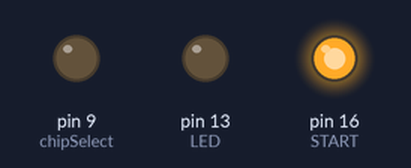
The sketch below on a simulated Arduino Mega 2560, built for the host (arithmetic inside an expression is 32-bit, double 64-bit). On the bench: output pins drawn as LEDs (lit = HIGH). Storage starts empty; pins used as bus, display or sensor lines are not drawn; what the sketch prints to the serial monitor is not drawn.

Above: at 2.4 s.
At 6.4 s:
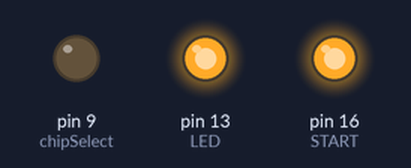
Timing chart, 0 to 10.9 s (numbered marks = the images above):
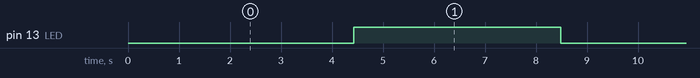

Measured:
- by itself, pin 13 (LED): alternates HIGH for 4.1 s and LOW for 4.1 s

The sketch:

ADCtest.ino
```cpp
/*
ADS1248 Code
http://www.ti.com/product/ads1248?qgpn=ads1248

Osi Van Dessel
12/15/2016


Woot 500 lines
*/

//Commands
#define WAKEUP     B00000000
#define SLEEP    B00000010
#define SYNC     B00000100
#define RESET    B00000110
#define SYSOCAL    B01100000
#define SYSGCAL    B01000001
#define SELFOCAL   B01100010
#define RDATA    B00010010 //Read Data once
#define RDATAC     B00010100 //Read data continuous
#define SDATAC     B00010110 //Stop continuous read

//#define RREG       B0010rrrr
#define RREG_MUX0    B00100000
#define RREG_VBIAS     B00100001
#define RREG_MUX1    B00100010
#define RREG_SYS0    B00100011
#define RREG_OFC0    B00100100
#define RREG_OFC1    B00100101
#define RREG_OFC2    B00100110
#define RREG_FSC0    B00100111
#define RREG_FSC1    B00101000
#define RREG_FSC2    B00101001
#define RREG_IDAC0     B00101010
#define RREG_IDAC1     B00101011
#define RREG_GPIOCFG   B00101100
#define RREG_GPIODIR   B00101101
#define RREG_GPIODAT   B00101110

//#define WREG       B0100rrrr
#define WREG_MUX0    B01000000 //Set pairings
#define WREG_VBIAS     B01000001  //Set bias from half supply
#define WREG_MUX1    B01000010  //Set internal reference and calibration
#define WREG_SYS0    B01000011  //Set PGA and Sampling rate
#define WREG_OFC0    B01000100  //Write offset calibration values (3 bytes)
#define WREG_OFC1    B01000101
#define WREG_OFC2    B01000110
#define WREG_FSC0    B01000111  //Write Full scale calibration values (3 bytes)
#define WREG_FSC1    B01001000  // factory trimmed already
#define WREG_FSC2    B01001001
#define WREG_IDAC0     B01001010  //Current for sensor excitation (default is off)
#define WREG_IDAC1     B01001011
#define WREG_GPIOCFG   B01001100  //Set pins to GPIO state
#define WREG_GPIODIR   B01001101   //Set GPIO direction (default is output)
#define WREG_GPIODAT   B01001110  //Set high or low (default is low)

// Register Values
//  Register Map table [Page 55]
#define MUX0  0x00
#define VBIAS  0x01
#define MUX1  0x02
#define SYS0  0x03
#define OFC0  0x04
#define OFC1  0x05
#define OFC2  0x06
#define FSC0  0x07
#define FSC1  0x08
#define FSC2  0x09
#define IDAC0 0x0A
#define IDAC1 0x0B
#define GPIOCFG 0x0C
#define GPIOCFG  0x0D
#define GPIODAT  0x0E


//MUX0 Values [Page 56]
// Select Channel Pairings
// [Burn-out Detect][ADC pos input][ADC neg input]
#define MUX_CH1_X  B00001000  // A0+ A1-
#define MUX_CH2_Y  B00100101  // A4+ A5-
#define MUX_CH3_Z  B00011010  // A3+ A2-
#define MUX_CH4_T  B00111110  // A7+ A6-

//VBIAS Values [Page 58]
// Apply (AVDD+AVSS)/2 voltage bias to inputs
#define VBIAS_DISABLE  B00000000 // Bias disabled
#define VBIAS_ENABLE   B11111111 // Mid supply applied to all A inputs

//MUX1 Values [Page 59]
// [CLKSTAT][VREF][REF SELECT][MUXCAL (pg 60)]
// [1 bit]  [2]   [2]     [3]
#define INTERNAL_REF    B00111000 //Internal Reference Always on; Selected and routed to REFP0 and REFN0
#define INTERNAL_REF_LP B01111000 //Internal Reference on when Converting; Selected and routed to REFP0 and REFN0
#define EXTERNAL_REF    B00001000 //Sets to default external reference to REFP1 and REFN1
#define TEMP_CONNECT  B00111011 //Same as INTERNAL_REF but connects temperature sense to inputs

//OFFSET Calibrate requires 0V diff applied to input pairs
//GAIN Calibrate requires full scale diff applied to input pairs
#define CALIBRATE_OFFSET  B00111001  //Using internal reference calibrate analog inputs
#define CALIBRATE_GAIN  B00111010

#define MONITOR_REFP  B00111100 //using internal reference measure reference
#define MONITOR_REFN  B00111101

//System Control Register 0
// Set PGA and Data output rate [Page 53]
// [0] [PGA] [DSPS]
#define SCR0_PGA1_SPS5       B00000000
#define SCR0_PGA2_SPS5       B00010000
#define SCR0_PGA4_SPS5       B00100000
#define SCR0_PGA8_SPS5       B00110000
#define SCR0_PGA16_SPS5      B01000000
#define SCR0_PGA32_SPS5      B01010000
#define SCR0_PGA64_SPS5      B01100000
#define SCR0_PGA128_SPS5     B01110000

#define SCR0_PGA1_SPS10      B00000001
#define SCR0_PGA2_SPS10      B00010001
#define SCR0_PGA4_SPS10      B00100001
#define SCR0_PGA8_SPS10      B00110001
#define SCR0_PGA16_SPS10     B01000001
#define SCR0_PGA32_SPS10     B01010001
#define SCR0_PGA64_SPS10     B01100001
#define SCR0_PGA128_SPS10    B01110001

#define SCR0_PGA1_SPS20      B00000010
#define SCR0_PGA2_SPS20      B00010010
#define SCR0_PGA4_SPS20      B00100010
#define SCR0_PGA8_SPS20      B00110010
#define SCR0_PGA16_SPS20     B01000010
#define SCR0_PGA32_SPS20     B01010010
#define SCR0_PGA64_SPS20     B01100010
#define SCR0_PGA128_SPS20    B01110010

#define SCR0_PGA1_SPS40      B00000011
#define SCR0_PGA2_SPS40      B00010011
#define SCR0_PGA4_SPS40      B00100011
#define SCR0_PGA8_SPS40      B00110011
#define SCR0_PGA16_SPS40     B01000011
#define SCR0_PGA32_SPS40     B01010011
#define SCR0_PGA64_SPS40     B01100011
#define SCR0_PGA128_SPS40    B01110011

#define SCR0_PGA1_SPS80      B00000100
#define SCR0_PGA2_SPS80      B00010100
#define SCR0_PGA4_SPS80      B00100100
#define SCR0_PGA8_SPS80      B00110100
#define SCR0_PGA16_SPS80     B01000100
#define SCR0_PGA32_SPS80     B01010100
#define SCR0_PGA64_SPS80     B01100100
#define SCR0_PGA128_SPS80    B01110100

#define SCR0_PGA1_SPS160     B00000101
#define SCR0_PGA2_SPS160     B00010101
#define SCR0_PGA4_SPS160     B00100101
#define SCR0_PGA8_SPS160     B00110101
#define SCR0_PGA16_SPS160    B01000101
#define SCR0_PGA32_SPS160    B01010101
#define SCR0_PGA64_SPS160    B01100101
#define SCR0_PGA128_SPS160   B01110101

#define SCR0_PGA1_SPS320     B00000110
#define SCR0_PGA2_SPS320     B00010110
#define SCR0_PGA4_SPS320     B00100110
#define SCR0_PGA8_SPS320     B00110110
#define SCR0_PGA16_SPS320    B01000110
#define SCR0_PGA32_SPS320    B01010110
#define SCR0_PGA64_SPS320    B01100110
#define SCR0_PGA128_SPS320   B01110110

#define SCR0_PGA1_SPS640     B00000111
#define SCR0_PGA2_SPS640     B00010111
#define SCR0_PGA4_SPS640     B00100111
#define SCR0_PGA8_SPS640     B00110111
#define SCR0_PGA16_SPS640    B01000111
#define SCR0_PGA32_SPS640    B01010111
#define SCR0_PGA64_SPS640    B01100111
#define SCR0_PGA128_SPS640   B01110111

#define SCR0_PGA1_SPS1000    B00001000
#define SCR0_PGA2_SPS1000    B00011000
#define SCR0_PGA4_SPS1000    B00101000
#define SCR0_PGA8_SPS1000    B00111000
#define SCR0_PGA16_SPS1000   B01001000
#define SCR0_PGA32_SPS1000   B01011000
#define SCR0_PGA64_SPS1000   B01101000
#define SCR0_PGA128_SPS1000  B01111000

#define SCR0_PGA1_SPS2000    B00001001
#define SCR0_PGA2_SPS2000    B00011001
#define SCR0_PGA4_SPS2000    B00101001
#define SCR0_PGA8_SPS2000    B00111001
#define SCR0_PGA16_SPS2000   B01001001
#define SCR0_PGA32_SPS2000   B01011001
#define SCR0_PGA64_SPS2000   B01101001
#define SCR0_PGA128_SPS2000  B01111001


////////////////////////////////////////////////////////////
////////////////////// Connections /////////////////////////
////////////////////////////////////////////////////////////

const int START = 16;
const int CS  = 6;
const int DRDY  = 7;
const int SetReset = A0;
//const int MISO  = 50;
//const int MOSI  = 51;
//const int SCK = 52;
const int reset = 8;

////////////////////////////////////////////////////////////
//////////////////////// Libraries /////////////////////////
////////////////////////////////////////////////////////////
#include <Arduino.h>
#include <SPI.h>

//SPI settings
SPISettings ADC_Settings(4000000, MSBFIRST, SPI_MODE1); // initialize SPI with 4Mhz clock, MSB first, SPI Mode0
//SPI mode 0 as denoted on [Page 42]
//Max SPI setting is AVR is capable is 20MHz [20000000]
//According to Datasheet internal fclk is 4.096MHz


////////////////////////////////////////////////////////////
////////////////////////// NOTES ///////////////////////////
////////////////////////////////////////////////////////////
/*
Currently at PGA = 4 and SPS = 320 ENOB is 18.8 (16) [Page 22]
with MUX settling time of ~6.24ms (note that 30Hz is ~33ms)
*/

#include <SD.h>

// set up variables using the SD utility library functions:
Sd2Card card;
SdVolume volume;
SdFile root;

int led = 5; //pin 30 is the tx led
const int chipSelect = 9;
String fileName = "datalog";


//Global Variables
long OFCX,OFCY,OFCZ,OFCT,OFCT_int;
void setup()
{

  pinMode(6,OUTPUT);
  pinMode(53,OUTPUT);

  digitalWrite(6,HIGH);
  digitalWrite(53,HIGH);

  //Set pin modes
  pinMode(START,OUTPUT);
  pinMode(CS,OUTPUT);
  pinMode(DRDY,INPUT);
  pinMode(reset,OUTPUT);
  pinMode(SetReset,OUTPUT);

  pinMode(13,OUTPUT); //LED


  pinMode(53,OUTPUT); //RADIO CS
  pinMode(chipSelect,OUTPUT); //SD CS


  //Set initial outputs
  digitalWrite(START,HIGH);
  digitalWrite(CS,HIGH);
  digitalWrite(53,HIGH);
  digitalWrite(RESET,HIGH);
  digitalWrite(SetReset,HIGH);

  SetResetMag();

  //Start SPI Library
  SPI.begin();

  //Start Serial Terminal
  Serial.begin(115200);

  SD.begin(chipSelect);
  Serial.println("card initialized.");


  for (int i =0; i<999; i++){
    fileName = "datalog" + String(i) + ".txt";
    if (!SD.exists(fileName)){
      break;
    }
  }

  delay(50); //Allow start up time

  //Setup ADC
  setupADC(); //Setup ADC configuration
        //(resets, internal reference, vbias, self calibration, disable continuous stream)

  SetResetMag();

}
////////////////////////////////////////////////////////////////////////////////////////////////////////////////////////////
long iteration = 0;
long count = 0;

void loop()
{
  iteration++;
  count++;

  if (count > 200){
    digitalWrite(13,!digitalRead(13));
    SetResetMag();
    count = 0;
  }


  // Read ADC inputs (requires MUX switching)
//  while(1){Read_Register(WREG_MUX0,RREG_MUX0,MUX_CH1_X);}

  long X_raw = READ_DATA(MUX_CH1_X, OFCX);
  long Y_raw = READ_DATA(MUX_CH2_Y, OFCY);
  long Z_raw = READ_DATA(MUX_CH3_Z, OFCZ);

//    while(1){Read_Register(WREG_MUX0,RREG_MUX0,MUX_CH2_Y);}
//  unsigned long T_raw = READ_DATA(MUX_CH4_T, OFCT);
//  unsigned long T_int = READ_TEMP(OFCT_int);      //page 35 188mv @ 25*C & 405uV/*C
                        //Note that function doesn't change the PGA so multiply by 4


  // Print out Raw ADC outputs
  float voltageX = ((5.0/8388608.0)*X_raw) ;
  float voltageY = ((5.0/8388608.0)*Y_raw);
  float voltageZ = ((5.0/8388608.0)*Z_raw);


  String data = String(iteration)+", " + millis();
  data += ", " + String(voltageX,10) +", " + String(voltageY,10) + ", " + String(voltageZ,10);;

  Serial.println(data);

  File dataFile = SD.open(fileName, FILE_WRITE);
  dataFile.println(data);
  dataFile.close();

}


void setupADC(){

  ///////////////////////////////////////////////////////////////////
  //Mag Reset
  SetResetMag();

  ///////////////////////////////////////////////////////////////////
  //Hardware Reset
  //Trigger pin RESET
  digitalWrite(reset,HIGH);
  delayMicroseconds(100000);
  digitalWrite(reset,LOW);    //Active LOW reset
  delayMicroseconds(100000);
  digitalWrite(reset,HIGH);
  delayMicroseconds(100000);            //Allow ADC to settle (0.6ms page 36)

  ///////////////////////////////////////////////////////////////////
  //Enable SPI communications
  digitalWrite(CS,LOW);
  SPI.beginTransaction(ADC_Settings);

  ///////////////////////////////////////////////////////////////////
  //Software Reset
  SPI.transfer(RESET);      //Allow ADC to settle (0.6ms page 46)
  delayMicroseconds(10000);

  ///////////////////////////////////////////////////////////////////
  //Disable continuous Data stream
  SPI.transfer(SDATAC);
  delayMicroseconds(10000);

  ///////////////////////////////////////////////////////////////////
  //Set PGA and sample rate

  SPI.transfer(WREG_SYS0);
  SPI.transfer(0x00);
  SPI.transfer(SCR0_PGA128_SPS320);
  delayMicroseconds(10000);


  /*
  ///////////////////////////////////////////////////////////////////
  //Self Calibrate. Change MUX inputs, self calibrate, record calibration values
  //Set Analog Positive and Negative pairings (probly not necessary as this will be switching a lot of times)
  //X-axis
  SPI.transfer(WREG_MUX0);  //1st command byte: WREG Command
  SPI.transfer(0x00); //2nd command byte: # of bytes
  SPI.transfer(MUX_CH1_X);  //Data Byte
  delayMicroseconds(20000);         //MUX settle time
  SPI.transfer(SELFOCAL);   //Send self calibration command for DC offset
  delayMicroseconds(100000);          //Allow settling time. Table can be found: [Page 41]

  SPI.transfer(RREG_OFC0);      //Send Read Command for Offset byte 1
  SPI.transfer(0x00);     //# of bytes expected
  byte OFC0X = SPI.transfer(0x00);  //Clock out Byte
  SPI.transfer(RREG_OFC1);      //Repeat for other 2 bytes
  SPI.transfer(0x00);
  byte OFC1X = SPI.transfer(0x00);
  SPI.transfer(RREG_OFC2);
  SPI.transfer(0x00);
  byte OFC2X = SPI.transfer(0x00);

  ////////////////////////////////////////
  //Y-axis
  SPI.transfer(WREG_MUX0);
  SPI.transfer(0x00);
  SPI.transfer(MUX_CH2_Y);
  delay(20);
  SPI.transfer(SELFOCAL);
  delay(100);

  SPI.transfer(RREG_OFC0);
  SPI.transfer(0x00);
  byte OFC0Y = SPI.transfer(0x00);
  SPI.transfer(RREG_OFC1);
  SPI.transfer(0x00);
  byte OFC1Y = SPI.transfer(0x00);
  SPI.transfer(RREG_OFC2);
  SPI.transfer(0x00);
  byte OFC2Y = SPI.transfer(0x00);

  ////////////////////////////////////////
  //Z-axis
  SPI.transfer(WREG_MUX0);
  SPI.transfer(0x00);
  SPI.transfer(MUX_CH3_Z);
  delay(20);
  SPI.transfer(SELFOCAL);
  delay(100);

  SPI.transfer(RREG_OFC0);
  SPI.transfer(0x00);
  byte OFC0Z = SPI.transfer(0x00);
  SPI.transfer(RREG_OFC1);
  SPI.transfer(0x00);
  byte OFC1Z = SPI.transfer(0x00);
  SPI.transfer(RREG_OFC2);
  SPI.transfer(0x00);
  byte OFC2Z = SPI.transfer(0x00);

  ////////////////////////////////////////
  //External temperature
  SPI.transfer(WREG_MUX0);
  SPI.transfer(0x00);
  SPI.transfer(MUX_CH4_T);
  delay(20);
  SPI.transfer(SELFOCAL);
  delay(100);

  SPI.transfer(RREG_OFC0);
  SPI.transfer(0x00);
  byte OFC0T = SPI.transfer(0x00);
  SPI.transfer(RREG_OFC1);
  SPI.transfer(0x00);
  byte OFC1T = SPI.transfer(0x00);
  SPI.transfer(RREG_OFC2);
  SPI.transfer(0x00);
  byte OFC2T = SPI.transfer(0x00);

  ////////////////////////////////////////
  //Internal temperature
  SPI.transfer(WREG_MUX1);
  SPI.transfer(0x00);
  SPI.transfer(TEMP_CONNECT);
  delay(20);
  SPI.transfer(SELFOCAL);
  delay(100);

  SPI.transfer(RREG_OFC0);
  SPI.transfer(0x00);
  byte OFC0T_int = SPI.transfer(0x00);
  SPI.transfer(RREG_OFC1);
  SPI.transfer(0x00);
  byte OFC1T_int = SPI.transfer(0x00);
  SPI.transfer(RREG_OFC2);
  SPI.transfer(0x00);
  byte OFC2T_int = SPI.transfer(0x00);

  ////////////////////////////////////////
  //COMPILE offset calibration into Global variable
  OFCX = OFC0X << 16 | OFC1X << 8 | OFC2X ;
  OFCY = OFC0Y << 16 | OFC1Y << 8 | OFC2Y ;
  OFCZ = OFC0Z << 16 | OFC1Z << 8 | OFC2Z ;
  OFCT = OFC0T << 16 | OFC1T << 8 | OFC2T ;
  OFCT_int = OFC0T_int << 16 | OFC1T_int << 8 | OFC2T_int;

  //Set mux to ch1
//  SPI.transfer(WREG_MUX0);  //1st command byte: WREG Command
//  SPI.transfer(0x00); //2nd command byte: # of bytes
//  SPI.transfer(MUX_CH1_X);  //Data Byte
//  delay(20);          //MUX settle time
*/
  ///////////////////////////////////////////////////////////////////
  //End SPI communications
  SPI.endTransaction();
  digitalWrite(CS,HIGH);

}

long Read_Register(byte waddress,byte raddress, byte value){

  ///////////////////////////////////////////////////////////////////
  //Enable SPI communications
  digitalWrite(CS,LOW);
  SPI.beginTransaction(ADC_Settings);

  SPI.transfer(waddress);
  SPI.transfer(0x00);
  SPI.transfer(value);  //Gain of 4 @ 320sps
  delayMicroseconds(1);


  SPI.transfer(raddress);
  SPI.transfer(0x00);
  SPI.transfer(0xFF);
  delayMicroseconds(2);

  ///////////////////////////////////////////////////////////////////
  //End SPI communications
  SPI.endTransaction();
  digitalWrite(CS,HIGH);

  /*
  //MUX1 Values [Page 59]
  // [CLKSTAT][VREF][REF SELECT][MUXCAL (pg 60)]
  // [1 bit]  [2]   [2]     [3]
  #define INTERNAL_REF    B 0 01 11 000 //Internal Reference Always on; Selected and routed to REFP0 and REFN0
  #define INTERNAL_REF_LP B01111000 //Internal Reference on when Converting; Selected and routed to REFP0 and REFN0
  #define EXTERNAL_REF    B00001000 //Sets to default external reference to REFP1 and REFN1
  #define TEMP_CONNECT  B00111011 //Same as INTERNAL_REF but connects temperature sense to inputs

  #define RREG_MUX1    B00100011
  */

}

long READ_DATA(byte address, unsigned long offset){
  //Address can be as follows: MUX_CH1_X, MUX_CH2_Y, MUX_CH3_Z, MUX_CH4_T

  ///////////////////////////////////////////////////////////////////
  //Enable the SPI bus
  digitalWrite(CS,LOW);
  SPI.beginTransaction(ADC_Settings);

  /*///////////////////////////////////////////////////////////////////
  //Write Offset Calibration values
  SPI.transfer(WREG_OFC0);
  SPI.transfer(0x00);
  SPI.transfer(offset >> 16 & 0xFF);
  SPI.transfer(WREG_OFC1);
  SPI.transfer(0x00);
  SPI.transfer(offset >> 8 & 0xFF);
  SPI.transfer(WREG_OFC2);
  SPI.transfer(0x00);
  SPI.transfer(offset & 0xFF);
*/

  ///////////////////////////////////////////////////////////////////
  //Set MUX to correct channel
  SPI.transfer(WREG_MUX0);  //1st command byte: WREG Command
  SPI.transfer(0x00);     //2nd command byte: # of bytes-1
  SPI.transfer(address);    //Data Byte
  delayMicroseconds(3200);
  //delayMicroseconds(100);

  ///////////////////////////////////////////////////////////////////
  //Send Read data command and transfer 24 bits
  SPI.transfer(RDATA);

  unsigned long MSB  = SPI.transfer(0x00);  //Most significant byte
  unsigned long MiSB = SPI.transfer(0x00);  //Middle significant byte
  unsigned long LSB  = SPI.transfer(0x00);  //Least significant byte

  //50
  //00110010

  //-467467
  //11111000 11011101 11110101
  //B11111000; //
  //B11011101;//
  //B11110101;//

  // -50
  //B11111111;
  //B11111111; //
  //B11001110; //

  ///////////////////////////////////////////////////////////////////
  //End SPI transaction
  SPI.endTransaction();
  digitalWrite(CS,HIGH);


  unsigned long highlong    = ((MSB << 16) & 0x00FF0000);
  unsigned long middlelong  = (MiSB << 8)  & 0x0000FF00;
  unsigned long lowlong   = (LSB) & 0x000000FF;
  unsigned long highest   = 0x00;
  unsigned long retVal    = 0;

  if ((MSB & 0x80) == 0x80) highest = 0xFF000000;

  retVal  = highest | highlong | middlelong | lowlong;


  //long DataSum = MSB*65536 + MiSB*256 + LSB; //((0x00 << 24) | (MSB << 16) | (MiSB << 8) | LSB) ; //Compile data bytes together


  ///////////////////////////////////////////////////////////////////
  //Return Data as long (MSB is B00000000)
  return retVal;

}

long READ_TEMP(long offset){
    ///////////////////////////////////////////////////////////////////
  //Enable the SPI bus
  digitalWrite(CS,LOW);
  SPI.beginTransaction(ADC_Settings);

  ///////////////////////////////////////////////////////////////////
  //Set MUX to correct channel
  SPI.transfer(WREG_MUX1);  //1st command byte: WREG Command
  SPI.transfer(0x00); //2nd command byte: # of bytes
  SPI.transfer(TEMP_CONNECT);   //Data Byte
  delay(5);
/*
  ///////////////////////////////////////////////////////////////////
  //Write Offset Calibration values
  SPI.transfer(WREG_OFC0);
  SPI.transfer(0x00);
  //SPI.transfer(0x00);
  SPI.transfer(offset >> 16 & 0xFF);
  SPI.transfer(WREG_OFC1);
  SPI.transfer(0x00);
  //SPI.transfer(0x00);
  SPI.transfer(offset >> 8 & 0xFF);
  SPI.transfer(WREG_OFC2);
  SPI.transfer(0x00);
  //SPI.transfer(0x00);
  SPI.transfer(offset & 0xFF);*/

  ///////////////////////////////////////////////////////////////////
  //Begin transfer
  SPI.transfer(RDATA);
  unsigned long MSB  = SPI.transfer(0x00);  //Most significant byte
  unsigned long MiSB = SPI.transfer(0x00);  //Middle significant byte
  unsigned long LSB  = SPI.transfer(0x00);  //Least significant byte

  unsigned long highlong    = ((MSB << 16) & 0x00FF0000);
  unsigned long middlelong  = (MiSB << 8)  & 0x0000FF00;
  unsigned long lowlong   = (LSB) & 0x000000FF;
  unsigned long highest   =  0x00;
  unsigned long retVal    = 0;

  if ((MSB & 0x80) == 0x80) highest = 0xFF000000;

  retVal  = highest | highlong | middlelong | lowlong;
  ///////////////////////////////////////////////////////////////////
  //End SPI transaction
  SPI.endTransaction();
  digitalWrite(CS,HIGH);

  ///////////////////////////////////////////////////////////////////
  //Return Data as long (MSB is B00000000)
  return retVal;
}

void SetResetMag(){
  digitalWrite(SetReset,LOW);
  //delayMicroseconds(2);
  digitalWrite(SetReset,HIGH);
}
```
